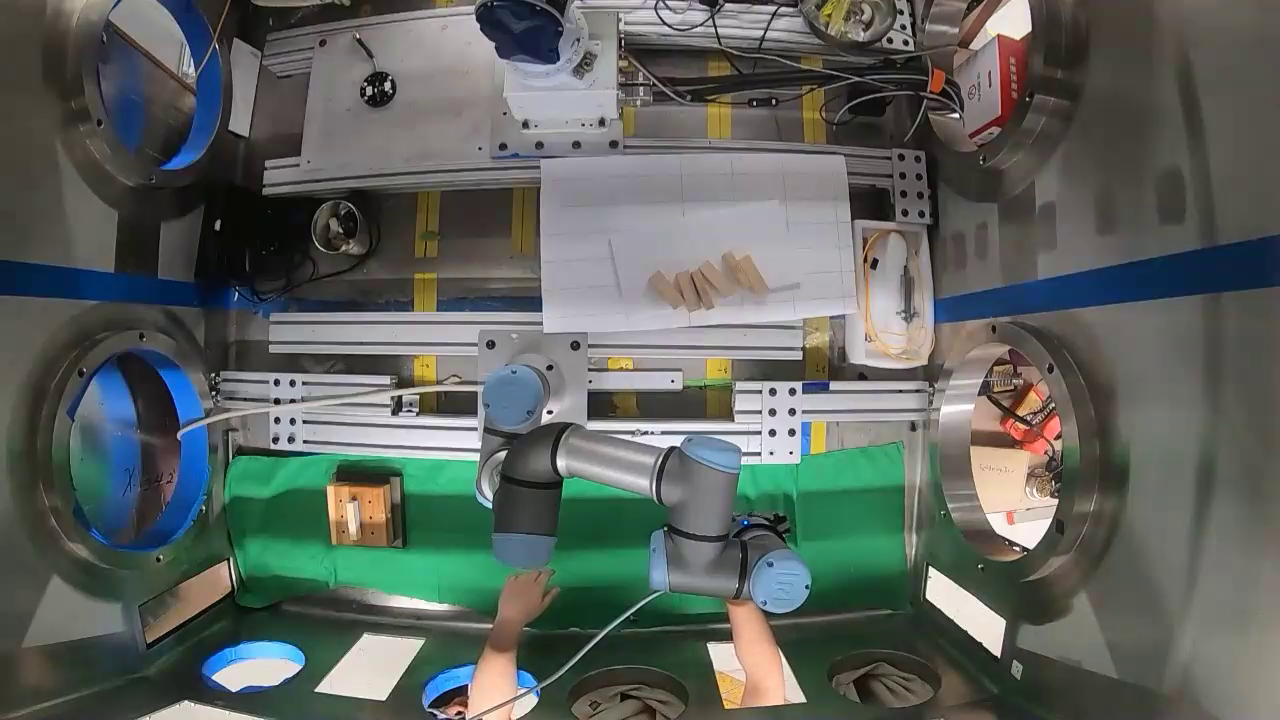
#> input picture training/ignore_this_folder/J_NG_G_3284.0.png, 1280 x 720 px
$ jupyter execute background_testing.ipynb
#> lines starting #> are read from the running program, lines starting #| are printed output that depends on the picture; after the words box and inside, x2 and y2 are one past the last pixel; in counts of white or black regions, pixels touching at a corner belong together
[cell 1]
import cv2
from PIL import Image
import matplotlib.pyplot as plt
import numpy as np

[cell 2]
img = cv2.imread("J_NG_G_3284.0.png")
#> img is the input picture: shape (720, 1280, 3); mean B, G, R 94, 98.9, 93
rgb_image = cv2.cvtColor(img, cv2.COLOR_BGR2RGB)

[cell 3]
plt.imshow(rgb_image)

[cell 4]
# lower_range = np.array([23, 77, 48])
# upper_range = np.array([80, 161, 118])

lower_range = np.array([22, 76, 47])
upper_range = np.array([57, 187, 127])


mask = cv2.inRange(rgb_image, lower_range, upper_range)
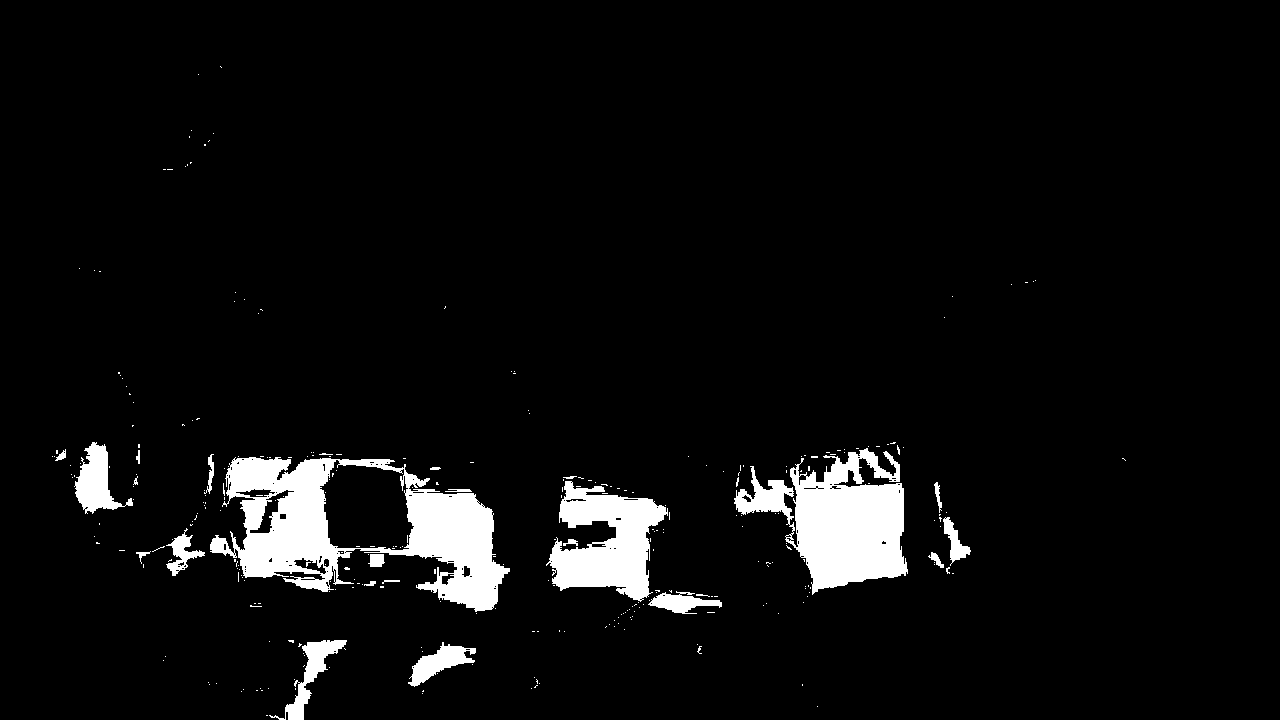
#> mask: shape (720, 1280); 5.4% white; 317 white regions (293 under 20 px), largest, box (x1, y1, x2, y2) and area: (210, 457, 510, 612) 19571, (734, 448, 908, 595) 13270, (546, 481, 668, 602) 8050
rgb_image[mask != 0] = [0, 0, 0]
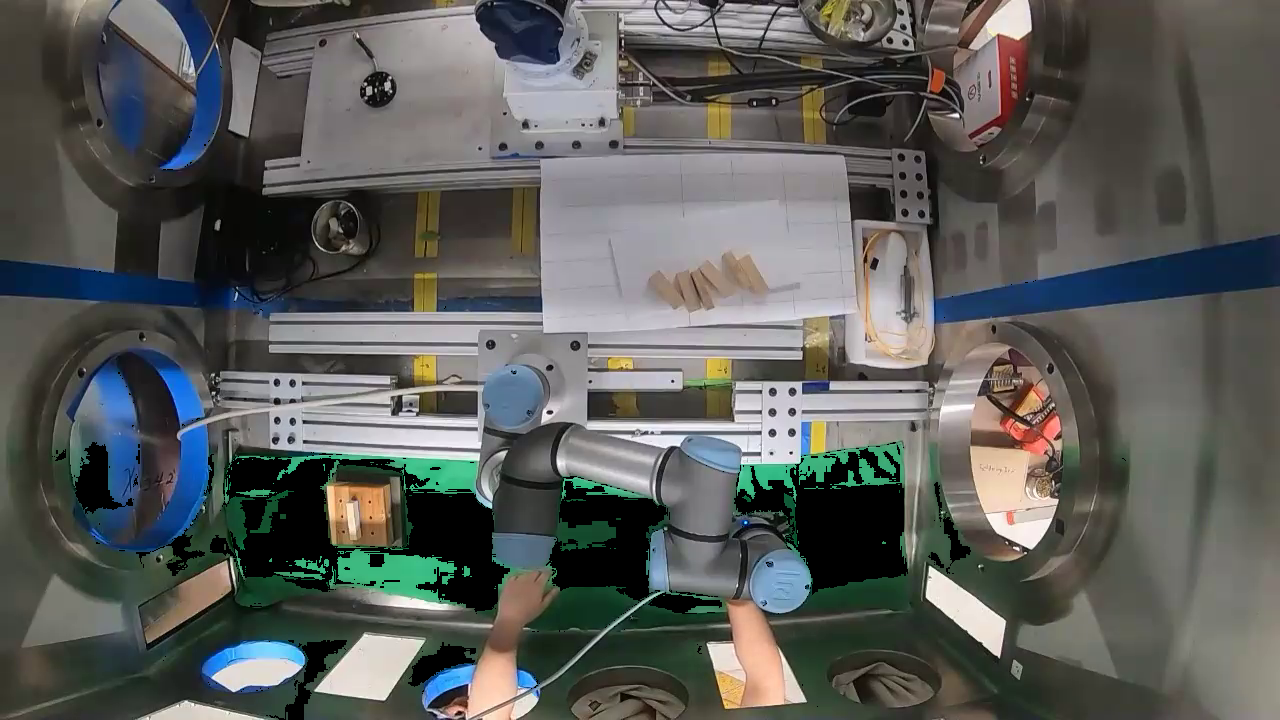
#> rgb_image: shape (720, 1280, 3); mean R, G, B 90.9, 92.5, 89.6

plt.imshow(rgb_image)

[cell 5]
img2 = cv2.imread("green_removed.png")
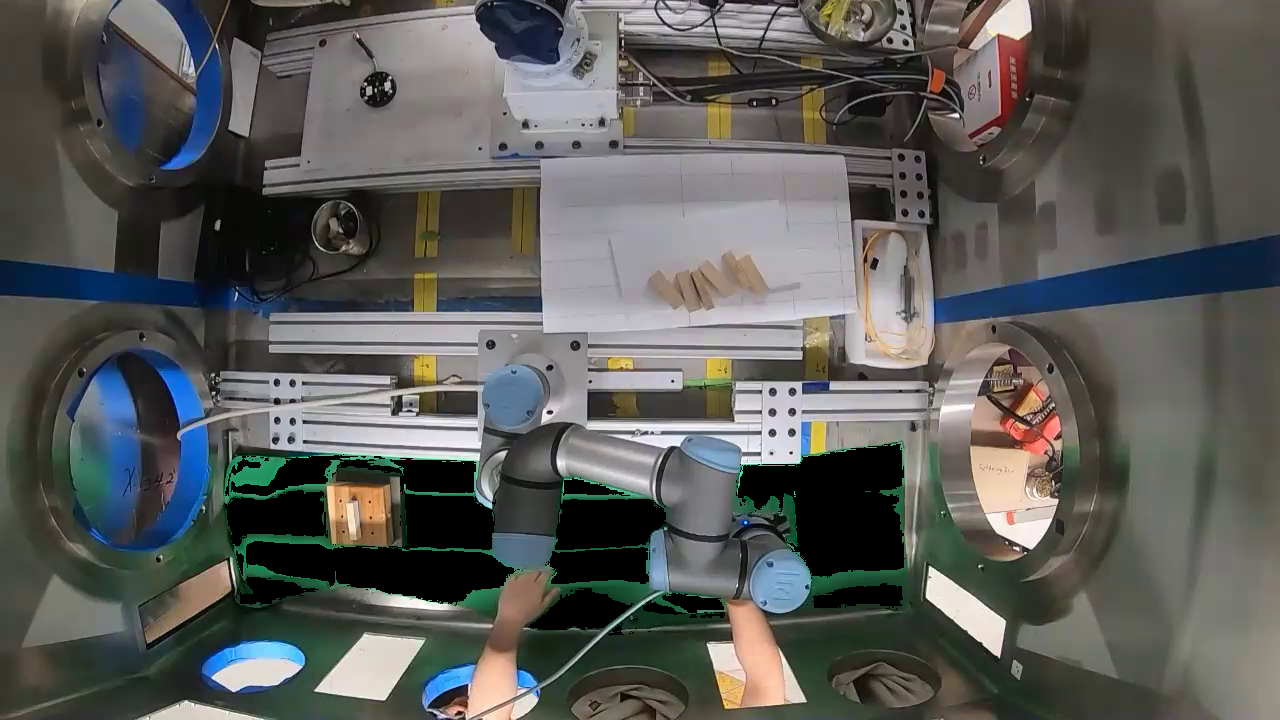
#> input picture training/ignore_this_folder/green_removed.png, 1280 x 720 px
#> img2 is the input picture: shape (720, 1280, 3); mean B, G, R 89.1, 91.6, 90.7
img2 = cv2.cvtColor(img2, cv2.COLOR_BGR2RGB)
plt.imshow(img2)

[cell 6]
img3 = np.where((img2 == [0, 0, 0]), [0, 0, 0], [255, 255, 255])

img3 = np.where((img3 == [0, 255, 255]), [255, 255, 255], img3)

img3 = np.where((img3 == [255, 255, 0]), [255, 255, 255], img3)
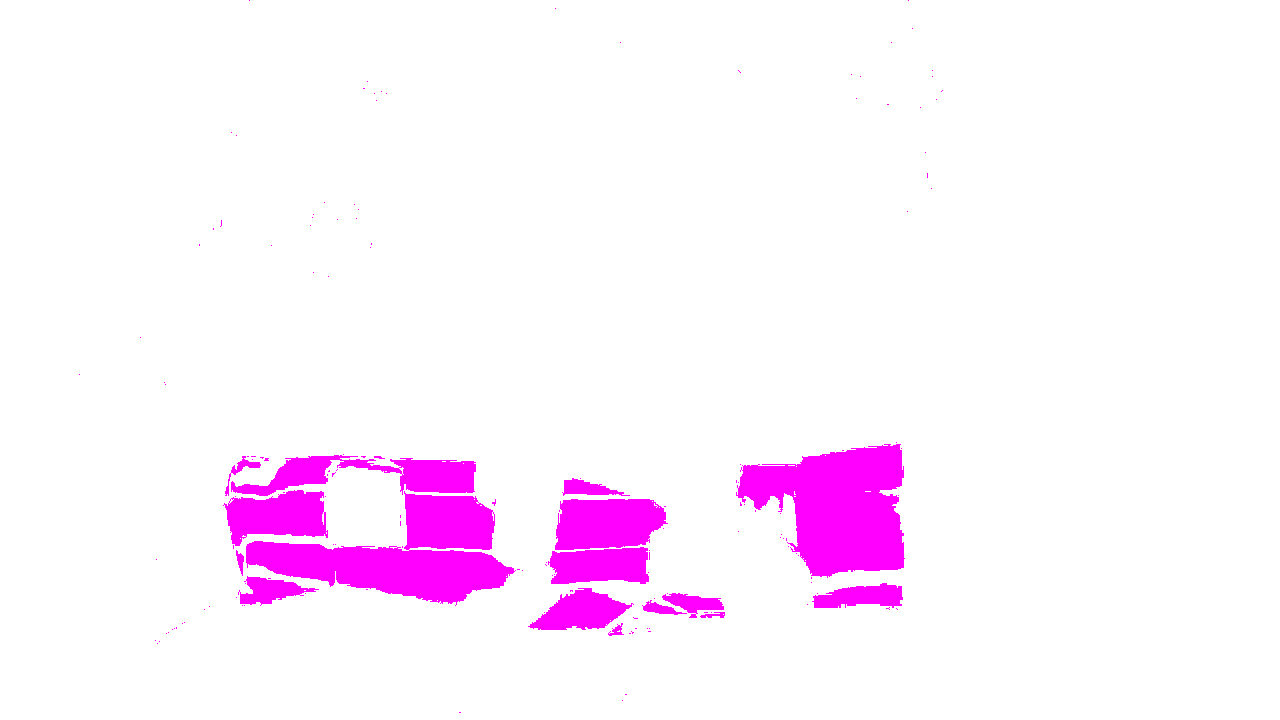
#> img3: shape (720, 1280, 3) int64; mean R, G, B 255, 240.3, 255

[cell 7]
binary = (img2 > 0).astype(np.uint8) * 255

[cell 8]
plt.imshow(binary)

[cell 9]
img3.shape
#> Out = (720, 1280, 3)

[cell 10]
img3[280:300, 190:200]

[cell 11]
plt.imshow(img3, cmap="binary")

[cell 12]
img3[425, 550, :]
#> Out = [255, 255, 255]

[cell 13]
img2[560, 900, :]
#> Out = [0, 0, 0]
